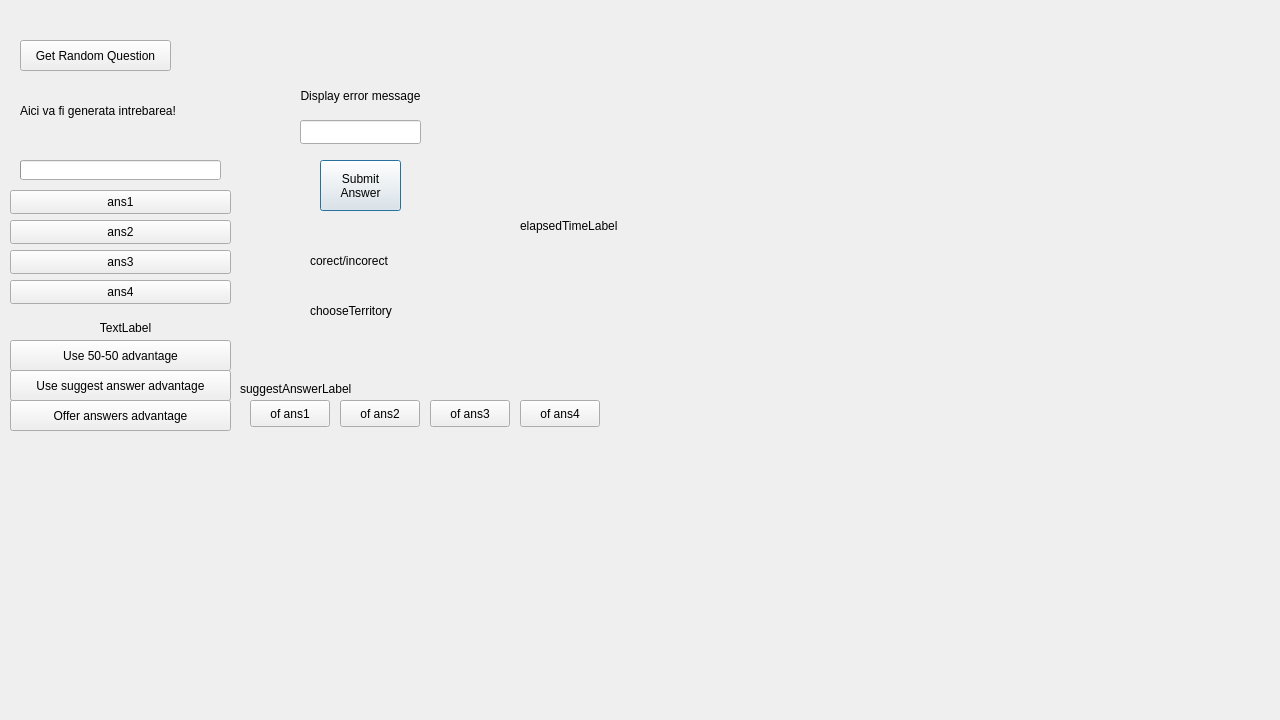
<?xml version="1.0" encoding="UTF-8"?>
<ui version="4.0">
 <class>GameElementsGenerator</class>
 <widget class="QDialog" name="GameElementsGenerator">
  <property name="geometry">
   <rect>
    <x>0</x>
    <y>0</y>
    <width>1280</width>
    <height>720</height>
   </rect>
  </property>
  <property name="windowTitle">
   <string>Dialog</string>
  </property>
  <widget class="QLabel" name="errorLabel">
   <property name="geometry">
    <rect>
     <x>250</x>
     <y>80</y>
     <width>221</width>
     <height>31</height>
    </rect>
   </property>
   <property name="text">
    <string>Display error message</string>
   </property>
   <property name="alignment">
    <set>Qt::AlignCenter</set>
   </property>
   <property name="wordWrap">
    <bool>true</bool>
   </property>
  </widget>
  <widget class="QLabel" name="displayAnswerVerdictSingleChoiceQuestionLabel">
   <property name="geometry">
    <rect>
     <x>590</x>
     <y>70</y>
     <width>151</width>
     <height>101</height>
    </rect>
   </property>
   <property name="text">
    <string/>
   </property>
   <property name="wordWrap">
    <bool>true</bool>
   </property>
  </widget>
  <widget class="QLabel" name="titleLabel">
   <property name="geometry">
    <rect>
     <x>20</x>
     <y>70</y>
     <width>231</width>
     <height>81</height>
    </rect>
   </property>
   <property name="text">
    <string>Aici va fi generata intrebarea!</string>
   </property>
   <property name="wordWrap">
    <bool>true</bool>
   </property>
  </widget>
  <widget class="QPushButton" name="multipleChoiceAnswer4Button">
   <property name="geometry">
    <rect>
     <x>10</x>
     <y>280</y>
     <width>221</width>
     <height>24</height>
    </rect>
   </property>
   <property name="text">
    <string>ans4</string>
   </property>
  </widget>
  <widget class="QLineEdit" name="inputAnswerLineEdit">
   <property name="geometry">
    <rect>
     <x>300</x>
     <y>120</y>
     <width>121</width>
     <height>24</height>
    </rect>
   </property>
  </widget>
  <widget class="QLabel" name="displayAnswerVerdictMultipleChoiceQuestionLabel">
   <property name="geometry">
    <rect>
     <x>310</x>
     <y>220</y>
     <width>291</width>
     <height>81</height>
    </rect>
   </property>
   <property name="text">
    <string>corect/incorect</string>
   </property>
  </widget>
  <widget class="QLabel" name="displayProximityCorrectAnswerLabel">
   <property name="geometry">
    <rect>
     <x>440</x>
     <y>80</y>
     <width>151</width>
     <height>101</height>
    </rect>
   </property>
   <property name="text">
    <string/>
   </property>
   <property name="wordWrap">
    <bool>true</bool>
   </property>
  </widget>
  <widget class="QProgressBar" name="progressBar">
   <property name="geometry">
    <rect>
     <x>20</x>
     <y>160</y>
     <width>201</width>
     <height>20</height>
    </rect>
   </property>
   <property name="value">
    <number>0</number>
   </property>
   <property name="textVisible">
    <bool>false</bool>
   </property>
  </widget>
  <widget class="QPushButton" name="submitAnswerButton">
   <property name="geometry">
    <rect>
     <x>320</x>
     <y>160</y>
     <width>81</width>
     <height>51</height>
    </rect>
   </property>
   <property name="text">
    <string>Submit
Answer</string>
   </property>
   <property name="default">
    <bool>true</bool>
   </property>
  </widget>
  <widget class="QLabel" name="checkAnswerSelection">
   <property name="geometry">
    <rect>
     <x>0</x>
     <y>320</y>
     <width>251</width>
     <height>16</height>
    </rect>
   </property>
   <property name="text">
    <string>TextLabel</string>
   </property>
   <property name="alignment">
    <set>Qt::AlignCenter</set>
   </property>
  </widget>
  <widget class="QLabel" name="chooseTerritoryLabel">
   <property name="geometry">
    <rect>
     <x>310</x>
     <y>300</y>
     <width>201</width>
     <height>21</height>
    </rect>
   </property>
   <property name="text">
    <string>chooseTerritory</string>
   </property>
  </widget>
  <widget class="QPushButton" name="multipleChoiceAnswer2Button">
   <property name="geometry">
    <rect>
     <x>10</x>
     <y>220</y>
     <width>221</width>
     <height>24</height>
    </rect>
   </property>
   <property name="text">
    <string>ans2</string>
   </property>
  </widget>
  <widget class="QPushButton" name="multipleChoiceAnswer1Button">
   <property name="geometry">
    <rect>
     <x>10</x>
     <y>190</y>
     <width>221</width>
     <height>24</height>
    </rect>
   </property>
   <property name="text">
    <string>ans1</string>
   </property>
  </widget>
  <widget class="QPushButton" name="multipleChoiceAnswer3Button">
   <property name="geometry">
    <rect>
     <x>10</x>
     <y>250</y>
     <width>221</width>
     <height>24</height>
    </rect>
   </property>
   <property name="text">
    <string>ans3</string>
   </property>
  </widget>
  <widget class="QLabel" name="elapsedTimeLabel">
   <property name="geometry">
    <rect>
     <x>520</x>
     <y>210</y>
     <width>131</width>
     <height>31</height>
    </rect>
   </property>
   <property name="text">
    <string>elapsedTimeLabel</string>
   </property>
  </widget>
  <widget class="QPushButton" name="getRandomQuestionButton">
   <property name="geometry">
    <rect>
     <x>20</x>
     <y>40</y>
     <width>151</width>
     <height>31</height>
    </rect>
   </property>
   <property name="text">
    <string>Get Random Question</string>
   </property>
  </widget>
  <widget class="QPushButton" name="fifty_fiftyAdvantageButton">
   <property name="geometry">
    <rect>
     <x>10</x>
     <y>340</y>
     <width>221</width>
     <height>31</height>
    </rect>
   </property>
   <property name="text">
    <string>Use 50-50 advantage</string>
   </property>
  </widget>
  <widget class="QPushButton" name="suggestAnswerAdvantageButton">
   <property name="geometry">
    <rect>
     <x>10</x>
     <y>370</y>
     <width>221</width>
     <height>31</height>
    </rect>
   </property>
   <property name="text">
    <string>Use suggest answer advantage</string>
   </property>
  </widget>
  <widget class="QLabel" name="suggestAnswerAdvantageLabel">
   <property name="geometry">
    <rect>
     <x>240</x>
     <y>378</y>
     <width>131</width>
     <height>21</height>
    </rect>
   </property>
   <property name="text">
    <string>suggestAnswerLabel</string>
   </property>
  </widget>
  <widget class="QPushButton" name="offerAnswersAdvantageButton">
   <property name="geometry">
    <rect>
     <x>10</x>
     <y>400</y>
     <width>221</width>
     <height>31</height>
    </rect>
   </property>
   <property name="text">
    <string>Offer answers advantage</string>
   </property>
  </widget>
  <widget class="QPushButton" name="offeredAnswer1Button">
   <property name="geometry">
    <rect>
     <x>250</x>
     <y>400</y>
     <width>80</width>
     <height>27</height>
    </rect>
   </property>
   <property name="text">
    <string>of ans1</string>
   </property>
  </widget>
  <widget class="QPushButton" name="offeredAnswer2Button">
   <property name="geometry">
    <rect>
     <x>340</x>
     <y>400</y>
     <width>80</width>
     <height>27</height>
    </rect>
   </property>
   <property name="text">
    <string>of ans2</string>
   </property>
  </widget>
  <widget class="QPushButton" name="offeredAnswer3Button">
   <property name="geometry">
    <rect>
     <x>430</x>
     <y>400</y>
     <width>80</width>
     <height>27</height>
    </rect>
   </property>
   <property name="text">
    <string>of ans3</string>
   </property>
  </widget>
  <widget class="QPushButton" name="offeredAnswer4Button">
   <property name="geometry">
    <rect>
     <x>520</x>
     <y>400</y>
     <width>80</width>
     <height>27</height>
    </rect>
   </property>
   <property name="text">
    <string>of ans4</string>
   </property>
  </widget>
 </widget>
 <resources/>
 <connections/>
</ui>
